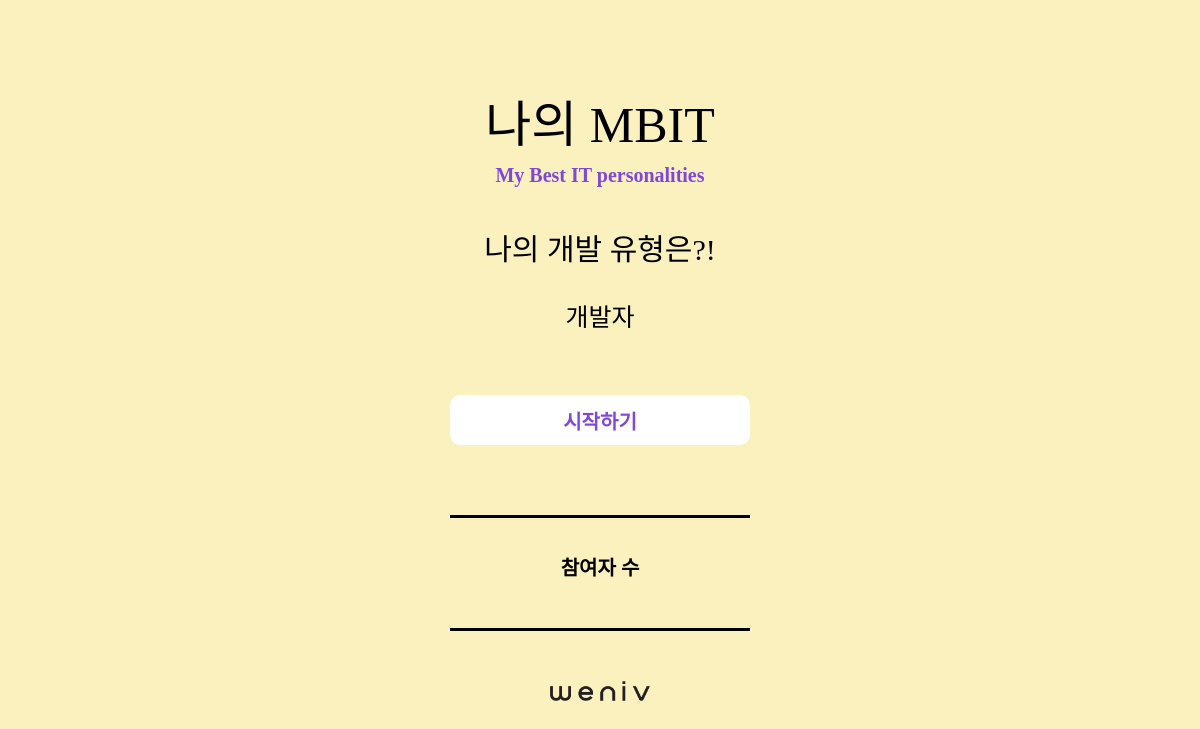
The app's page /, older data.
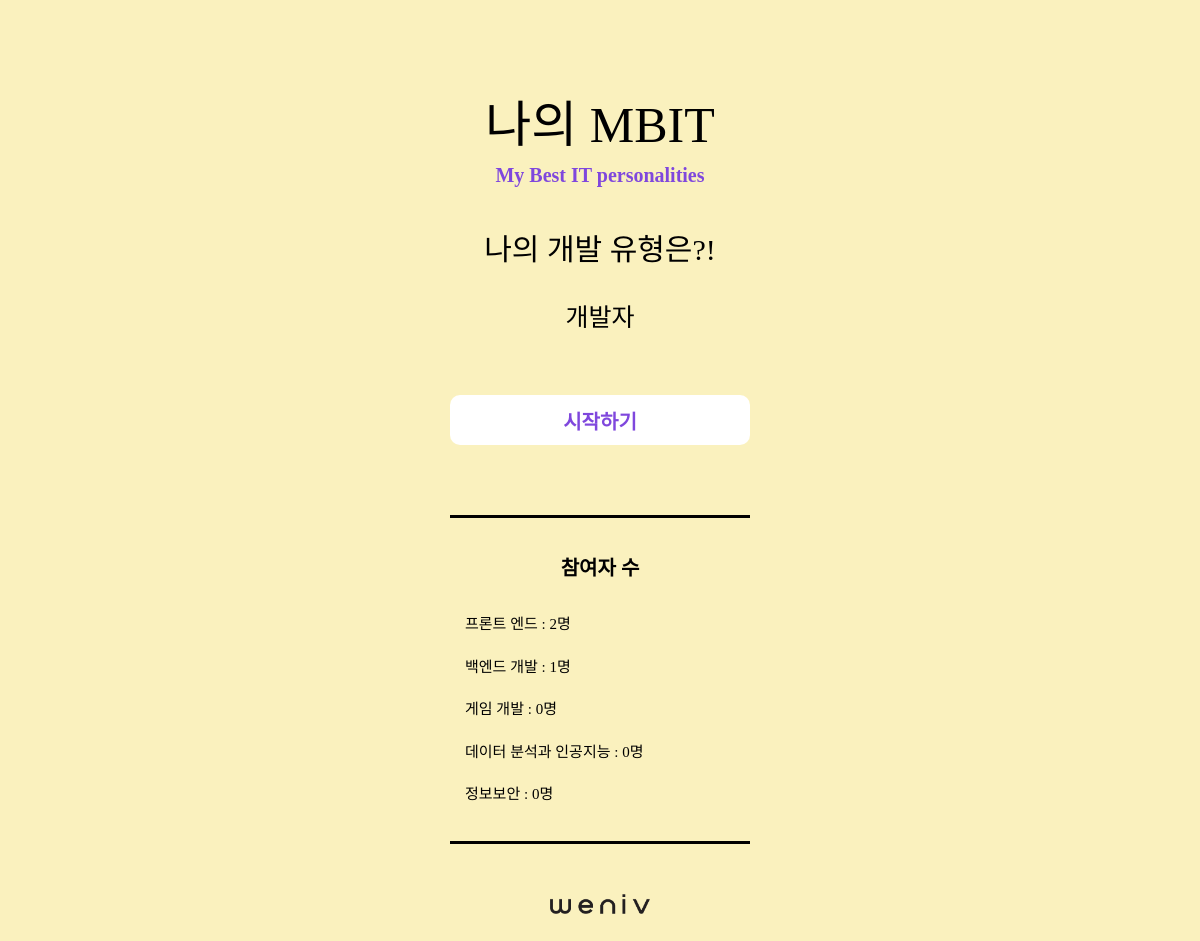
The same page, newer data.
### main/models.py (models this page shows, shortened)
class Developer(models.Model):
    name = models.CharField(max_length=50)
    count = models.IntegerField(default=0)
    data = models.JSONField()

### main/views.py (the view)
# urls.py: path('', views.index, name='index'),
def index(request):
    developers = Developer.objects.all()
    context = {
        'developers' : developers,
    }
    return render(request, 'main/index.html', context=context)

### main/templates/main/index.html (shortened to what this page needs)
{% extends 'main/base.html' %}
{% load static %}
{% block head %}
    <link rel="stylesheet" type="text/css" href="{% static 'css/reset.css' %}">
    <link rel="stylesheet" type="text/css" href="{% static 'css/style.css' %}">
{% endblock head %}
{% block body %}
    <section id="main_contents">
        <div class="wrapper">
            <div class="title">
                <h3 class="main_title">나의 MBIT</h3>
                <h3 class="sub_title">My Best IT personalities</h3>
            </div>
            <div class="intro">
                <h1>나의 개발 유형은?!</h1>
                <div class="type">
                    <ul class="type_list">
                        <li>개발자</li>
                    </ul>
                </div>
            </div>
            <div class="button">
                <a href="{% url 'main:form' %}">
                    <button class="start" type="button">시작하기</button>
                </a>
            </div>
            <div class="result_data">
                <div class="data_wrap">
                    <h3>참여자 수</h3>
                    <ul>
                    {% for developer in developers %}
                        <li>{{ developer.name }} : {{ developer.count }}명</li>
                    {% endfor %}
                    </ul>
                </div>
            </div>
            <div class="weniv">
                <a href="http://www.paullab.co.kr">
                    <img src="{% static 'image/weniv_logo_black.png' %}" alt="weniv">
                </a>
            </div>
        </div>
    </section>
{% endblock body %}

### main/templates/main/base.html (shortened to what this page needs)
<!DOCTYPE html>
<html lang="en">
<head>
  {% block head %}
  {% endblock head %}
</head>
<body>
  {% block body %}
  {% endblock body %}
</body>
</html>

### main/static/css/style.css (style rules this page uses)
html { width: 100%; height: 100%; }
body { width: 100%; height: 100%; background-color: #FAF1BE; color: #000; font-family: "NEXON Lv1 Gothic OTF"; }
#main_contents { display: flex; justify-content: center; width: 100%; height: 100%; margin-top: 100px; }
#main_contents .wrapper { display: flex; flex-direction: column; width: 100%; height: 100%; max-width: 500px; }
.title { text-align: center; padding-bottom: 50px; }
.main_title { font-family: "GmarketSansBold"; font-size: 50px; padding-bottom: 15px; }
.sub_title { font-size: 20px; font-weight: bold; color: #7F47DD; }
.intro { text-align: center; padding-bottom: 40px; }
.intro h1 { font-size: 30px; padding-bottom: 15px; }
.type { font-size: 25px; line-height: 3em; height: 3em; overflow: hidden; }
.type_list { animation: rotate 7s infinite; }
.button { text-align: center; padding-bottom: 50px; }
.button button { width: 300px; height: 50px; padding: 5px; border-style: none; border-radius: 10px; font-family: "NEXON Lv1 Gothic OTF"; font-size: 20px; font-weight: bold; cursor: pointer; background-color: #fff; color: #7F47DD; margin-bottom: 20px; }
.result_data { display: flex; justify-content: center; }
.result_data .data_wrap { width: 270px; padding: 15px; border-top: 3px solid #000; border-bottom: 3px solid #000; line-height: 1.5; margin-bottom: 50px; }
.result_data h3 { text-align: center; font-size: 20px; font-weight: bold; padding: 20px 0 30px; }
.result_data li { font-size: 15px; padding-bottom: 20px; }
.weniv { display: flex; justify-content: center; padding-bottom: 50px; }
.weniv a { width: 100px; }
.weniv img { width: 100%; height: auto; }

Row changes from the older to the newer data that the page shows:
added Developer: name "프론트 엔드", count "2"
added Developer: name "백엔드 개발", count "1"
added Developer: name "게임 개발", count "0"
added Developer: name "데이터 분석과 인공지능", count "0"
added Developer: name "정보보안", count "0"
